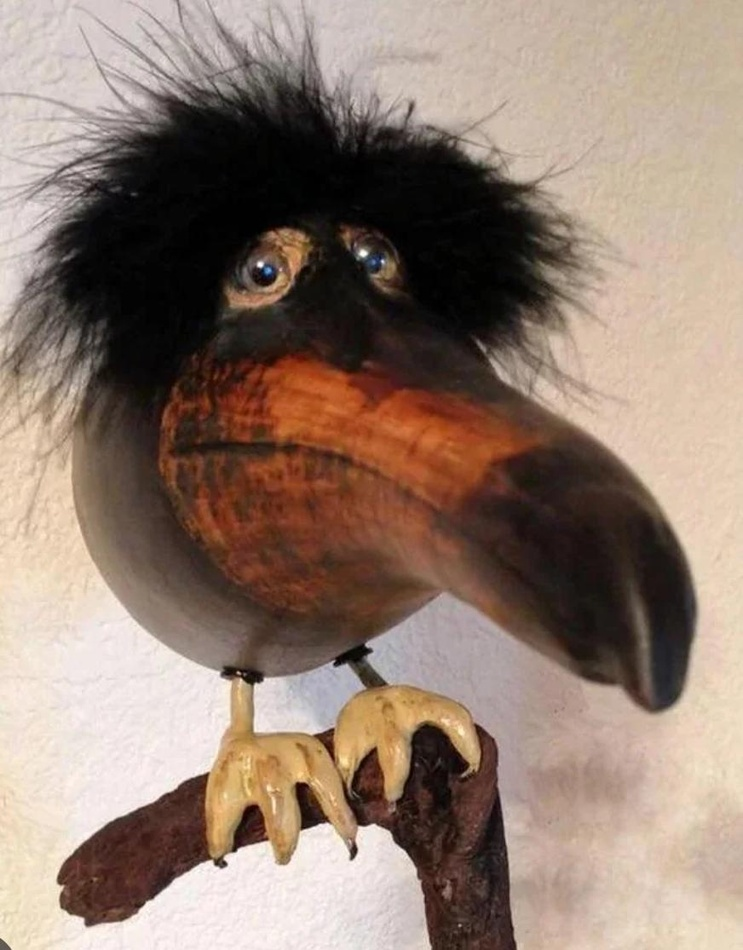
#> input picture bulk-image/1.jpeg, 743 x 950 px, shrunk from 872 x 1115 before the run, given in place of the camera
$ python CW_lesson_7.py
#> lines starting #> are read from the running program, lines starting #| are printed output that depends on the picture; after the words box and inside, x2 and y2 are one past the last pixel; in counts of white or black regions, pixels touching at a corner belong together
import cv2
import numpy as np

cap = cv2.VideoCapture(0)

lower_red1 = np.array([0, 100, 100])
upper_red1 = np.array([10, 255, 255])

lower_red2 = np.array([160, 100, 100])
upper_red2 = np.array([180, 255, 255])

points = []

while True:
    ret, frame = cap.read()
#> frame is the input picture: shape (950, 743, 3); mean B, G, R 112.6, 125.3, 145.5
    if not ret:
        break

    frame = cv2.flip(frame, 1)
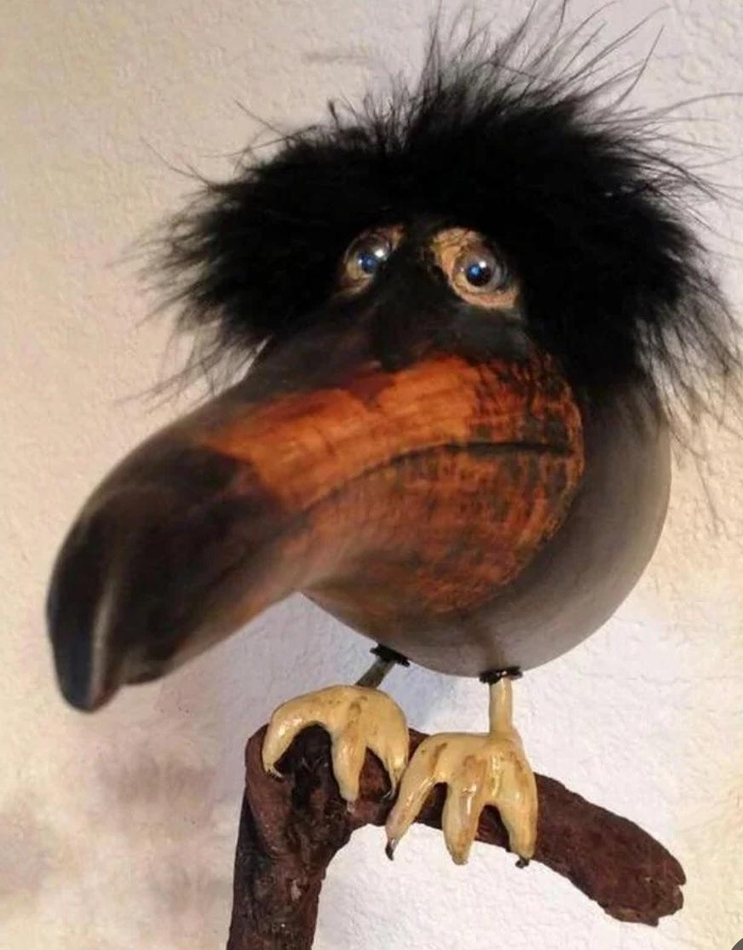
#> frame: shape (950, 743, 3); mean B, G, R 112.6, 125.3, 145.5
    hsv = cv2.cvtColor(frame, cv2.COLOR_BGR2HSV)
#> hsv: shape (950, 743, 3); mean H, S, V 17.2, 67.4, 145.5

    mask1 = cv2.inRange(hsv, lower_red1, upper_red1)
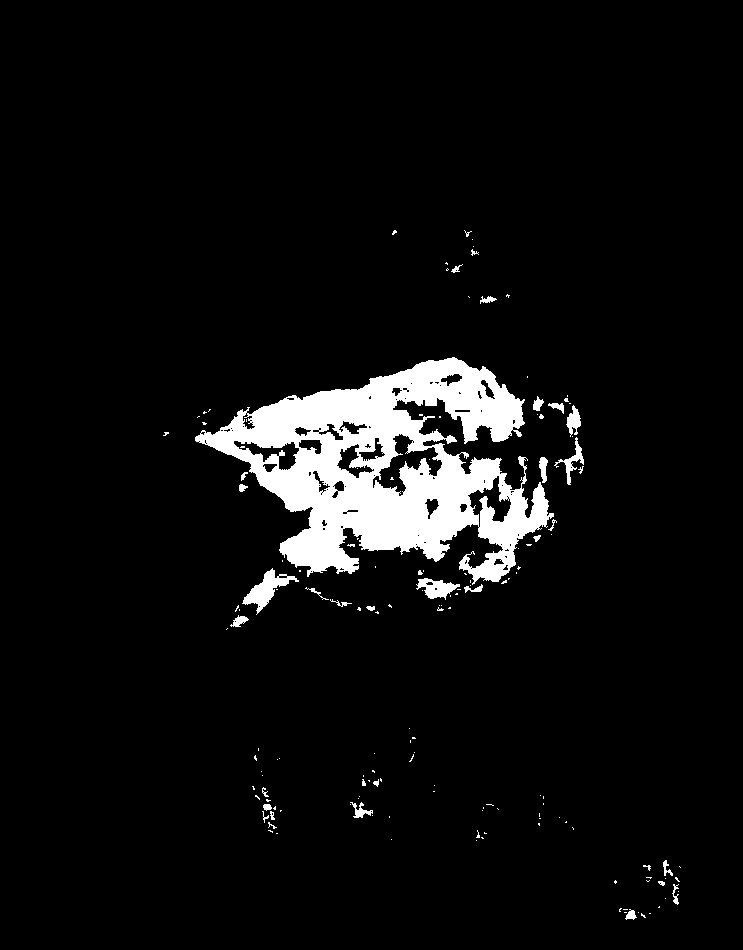
#> mask1: shape (950, 743); 5.9% white; 156 white regions (123 under 20 px)
    mask2 = cv2.inRange(hsv, lower_red2, upper_red2)
#> mask2: shape (950, 743); every value is 0

    mask = cv2.bitwise_or(mask1, mask2)

    contours, _ = cv2.findContours(mask, cv2.RETR_EXTERNAL, cv2.CHAIN_APPROX_SIMPLE)
#> contours = 151 contours, 129 with area under 20; largest, box (x1, y1, x2, y2) and area: (195, 357, 554, 585) 41967, (242, 568, 299, 615) 791, (416, 578, 460, 600) 464, (554, 437, 584, 485) 242, (566, 405, 581, 437) 214

    for cnt in contours:
        area = cv2.contourArea(cnt)
        if area > 1000:
#> (the run stopped early here; a loop or call above may not have finished)
